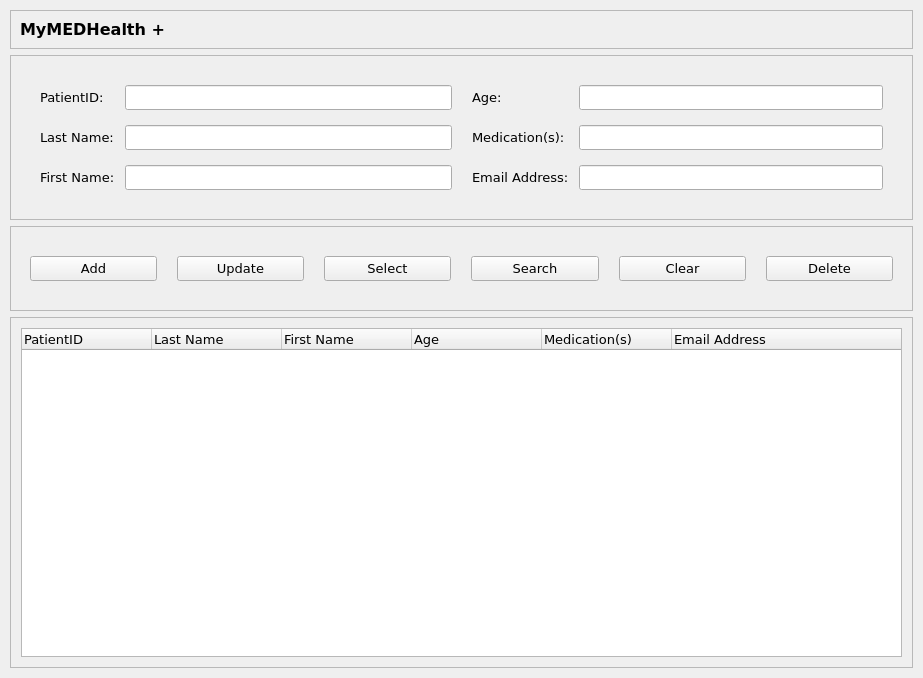
<?xml version="1.0" encoding="UTF-8"?>
<ui version="4.0">
 <class>Form</class>
 <widget class="QWidget" name="Form">
  <property name="geometry">
   <rect>
    <x>0</x>
    <y>0</y>
    <width>923</width>
    <height>678</height>
   </rect>
  </property>
  <property name="font">
   <font>
    <family>Verdana</family>
    <pointsize>10</pointsize>
   </font>
  </property>
  <property name="windowTitle">
   <string>Form</string>
  </property>
  <layout class="QGridLayout" name="gridLayout_8">
   <property name="leftMargin">
    <number>10</number>
   </property>
   <property name="topMargin">
    <number>10</number>
   </property>
   <property name="rightMargin">
    <number>10</number>
   </property>
   <property name="bottomMargin">
    <number>10</number>
   </property>
   <item row="1" column="0" colspan="3">
    <widget class="QFrame" name="info_frame">
     <property name="frameShape">
      <enum>QFrame::StyledPanel</enum>
     </property>
     <property name="frameShadow">
      <enum>QFrame::Raised</enum>
     </property>
     <layout class="QGridLayout" name="gridLayout_6">
      <item row="0" column="0">
       <layout class="QGridLayout" name="gridLayout_3">
        <property name="leftMargin">
         <number>20</number>
        </property>
        <property name="topMargin">
         <number>20</number>
        </property>
        <property name="rightMargin">
         <number>20</number>
        </property>
        <property name="bottomMargin">
         <number>20</number>
        </property>
        <property name="horizontalSpacing">
         <number>20</number>
        </property>
        <property name="verticalSpacing">
         <number>10</number>
        </property>
        <item row="0" column="1">
         <layout class="QGridLayout" name="gridLayout_2">
          <property name="horizontalSpacing">
           <number>10</number>
          </property>
          <property name="verticalSpacing">
           <number>15</number>
          </property>
          <item row="3" column="0">
           <widget class="QLabel" name="label_7">
            <property name="text">
             <string>Email Address:</string>
            </property>
           </widget>
          </item>
          <item row="3" column="1">
           <widget class="QLineEdit" name="lineEdit_6"/>
          </item>
          <item row="2" column="0">
           <widget class="QLabel" name="label_6">
            <property name="text">
             <string>Medication(s):</string>
            </property>
           </widget>
          </item>
          <item row="0" column="0">
           <widget class="QLabel" name="label_5">
            <property name="text">
             <string>Age:</string>
            </property>
           </widget>
          </item>
          <item row="0" column="1">
           <widget class="QLineEdit" name="lineEdit_4"/>
          </item>
          <item row="2" column="1">
           <widget class="QLineEdit" name="lineEdit_5"/>
          </item>
         </layout>
        </item>
        <item row="0" column="0">
         <layout class="QGridLayout" name="gridLayout">
          <property name="horizontalSpacing">
           <number>10</number>
          </property>
          <property name="verticalSpacing">
           <number>15</number>
          </property>
          <item row="0" column="1">
           <widget class="QLineEdit" name="lineEdit"/>
          </item>
          <item row="2" column="0">
           <widget class="QLabel" name="label_4">
            <property name="text">
             <string>First Name:</string>
            </property>
           </widget>
          </item>
          <item row="1" column="1">
           <widget class="QLineEdit" name="lineEdit_2"/>
          </item>
          <item row="1" column="0">
           <widget class="QLabel" name="label_3">
            <property name="text">
             <string>Last Name:</string>
            </property>
           </widget>
          </item>
          <item row="2" column="1">
           <widget class="QLineEdit" name="lineEdit_3"/>
          </item>
          <item row="0" column="0">
           <widget class="QLabel" name="label_2">
            <property name="text">
             <string>PatientID:</string>
            </property>
           </widget>
          </item>
         </layout>
        </item>
       </layout>
      </item>
     </layout>
    </widget>
   </item>
   <item row="3" column="0" colspan="3">
    <widget class="QFrame" name="function_frame">
     <property name="frameShape">
      <enum>QFrame::StyledPanel</enum>
     </property>
     <property name="frameShadow">
      <enum>QFrame::Raised</enum>
     </property>
     <layout class="QGridLayout" name="gridLayout_7">
      <item row="0" column="0">
       <layout class="QHBoxLayout" name="horizontalLayout">
        <property name="spacing">
         <number>20</number>
        </property>
        <property name="leftMargin">
         <number>10</number>
        </property>
        <property name="topMargin">
         <number>20</number>
        </property>
        <property name="rightMargin">
         <number>10</number>
        </property>
        <property name="bottomMargin">
         <number>20</number>
        </property>
        <item>
         <widget class="QPushButton" name="add_btn">
          <property name="text">
           <string>Add</string>
          </property>
          <property name="icon">
           <iconset>
            <normaloff>icons/add.svg</normaloff>icons/add.svg</iconset>
          </property>
          <property name="iconSize">
           <size>
            <width>20</width>
            <height>20</height>
           </size>
          </property>
         </widget>
        </item>
        <item>
         <widget class="QPushButton" name="update_btn">
          <property name="text">
           <string>Update</string>
          </property>
          <property name="icon">
           <iconset>
            <normaloff>icons/update.svg</normaloff>icons/update.svg</iconset>
          </property>
          <property name="iconSize">
           <size>
            <width>20</width>
            <height>20</height>
           </size>
          </property>
         </widget>
        </item>
        <item>
         <widget class="QPushButton" name="select_btn">
          <property name="text">
           <string>Select</string>
          </property>
          <property name="icon">
           <iconset>
            <normaloff>icons/select.svg</normaloff>icons/select.svg</iconset>
          </property>
          <property name="iconSize">
           <size>
            <width>20</width>
            <height>20</height>
           </size>
          </property>
         </widget>
        </item>
        <item>
         <widget class="QPushButton" name="search_btn">
          <property name="text">
           <string>Search</string>
          </property>
          <property name="icon">
           <iconset>
            <normaloff>icons/search.svg</normaloff>icons/search.svg</iconset>
          </property>
          <property name="iconSize">
           <size>
            <width>20</width>
            <height>20</height>
           </size>
          </property>
         </widget>
        </item>
        <item>
         <widget class="QPushButton" name="clear_btn">
          <property name="text">
           <string>Clear</string>
          </property>
          <property name="icon">
           <iconset>
            <normaloff>icons/clear.svg</normaloff>icons/clear.svg</iconset>
          </property>
          <property name="iconSize">
           <size>
            <width>20</width>
            <height>20</height>
           </size>
          </property>
         </widget>
        </item>
        <item>
         <widget class="QPushButton" name="delete_btn">
          <property name="text">
           <string>Delete</string>
          </property>
          <property name="icon">
           <iconset>
            <normaloff>icons/delete.svg</normaloff>icons/delete.svg</iconset>
          </property>
          <property name="iconSize">
           <size>
            <width>20</width>
            <height>20</height>
           </size>
          </property>
         </widget>
        </item>
       </layout>
      </item>
     </layout>
    </widget>
   </item>
   <item row="0" column="0" colspan="3">
    <widget class="QFrame" name="title_frame">
     <property name="frameShape">
      <enum>QFrame::StyledPanel</enum>
     </property>
     <property name="frameShadow">
      <enum>QFrame::Raised</enum>
     </property>
     <layout class="QGridLayout" name="gridLayout_5">
      <item row="0" column="0">
       <widget class="QLabel" name="title_label">
        <property name="font">
         <font>
          <family>Verdana</family>
          <pointsize>10</pointsize>
          <bold>true</bold>
         </font>
        </property>
        <property name="text">
         <string>&lt;html&gt;&lt;head/&gt;&lt;body&gt;&lt;p&gt;&lt;span style=&quot; font-size:12pt;&quot;&gt;MyMEDHealth +&lt;/span&gt;&lt;/p&gt;&lt;/body&gt;&lt;/html&gt;</string>
        </property>
        <property name="textFormat">
         <enum>Qt::AutoText</enum>
        </property>
        <property name="alignment">
         <set>Qt::AlignLeading|Qt::AlignLeft|Qt::AlignVCenter</set>
        </property>
        <property name="wordWrap">
         <bool>false</bool>
        </property>
       </widget>
      </item>
     </layout>
    </widget>
   </item>
   <item row="5" column="0" colspan="3">
    <widget class="QFrame" name="result_frame">
     <property name="frameShape">
      <enum>QFrame::StyledPanel</enum>
     </property>
     <property name="frameShadow">
      <enum>QFrame::Raised</enum>
     </property>
     <layout class="QGridLayout" name="gridLayout_4">
      <property name="leftMargin">
       <number>10</number>
      </property>
      <property name="topMargin">
       <number>10</number>
      </property>
      <property name="rightMargin">
       <number>10</number>
      </property>
      <property name="bottomMargin">
       <number>10</number>
      </property>
      <item row="0" column="0">
       <widget class="QTableWidget" name="tableWidget">
        <property name="focusPolicy">
         <enum>Qt::NoFocus</enum>
        </property>
        <property name="layoutDirection">
         <enum>Qt::LeftToRight</enum>
        </property>
        <property name="autoFillBackground">
         <bool>false</bool>
        </property>
        <attribute name="horizontalHeaderMinimumSectionSize">
         <number>50</number>
        </attribute>
        <attribute name="horizontalHeaderDefaultSectionSize">
         <number>130</number>
        </attribute>
        <attribute name="horizontalHeaderShowSortIndicator" stdset="0">
         <bool>false</bool>
        </attribute>
        <attribute name="horizontalHeaderStretchLastSection">
         <bool>true</bool>
        </attribute>
        <attribute name="verticalHeaderVisible">
         <bool>false</bool>
        </attribute>
        <column>
         <property name="text">
          <string>PatientID</string>
         </property>
         <property name="textAlignment">
          <set>AlignLeading|AlignVCenter</set>
         </property>
        </column>
        <column>
         <property name="text">
          <string>Last Name</string>
         </property>
         <property name="textAlignment">
          <set>AlignLeading|AlignVCenter</set>
         </property>
        </column>
        <column>
         <property name="text">
          <string>First Name</string>
         </property>
         <property name="textAlignment">
          <set>AlignLeading|AlignVCenter</set>
         </property>
        </column>
        <column>
         <property name="text">
          <string>Age</string>
         </property>
         <property name="textAlignment">
          <set>AlignLeading|AlignVCenter</set>
         </property>
        </column>
        <column>
         <property name="text">
          <string>Medication(s)</string>
         </property>
         <property name="textAlignment">
          <set>AlignLeading|AlignVCenter</set>
         </property>
        </column>
        <column>
         <property name="text">
          <string>Email Address</string>
         </property>
         <property name="textAlignment">
          <set>AlignLeading|AlignVCenter</set>
         </property>
        </column>
       </widget>
      </item>
     </layout>
    </widget>
   </item>
  </layout>
 </widget>
 <resources/>
 <connections/>
</ui>
